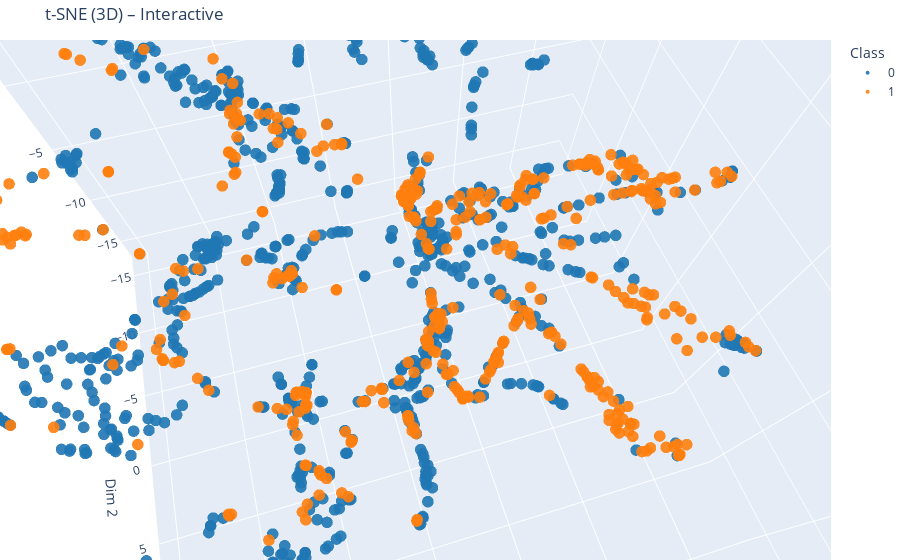

Notebook code cell kept with this figure:
### Markdown cell above
# TSNE 3D

### Code cell
#  dataframe for Plotly 
df_plot = pd.DataFrame({
    "x": Z3[:, 0],
    "y": Z3[:, 1],
    "z": Z3[:, 2],
    "label": [str(v) for v in y]  
})

mpl_base = cm.get_cmap("tab20" if len(classes) > 10 else "tab10").colors
mpl_colors = [mcolors.to_hex(mpl_base[i % len(mpl_base)]) for i in range(len(classes))]
color_map = {str(cls): mpl_colors[i] for i, cls in enumerate(classes)}

fig = px.scatter_3d(
    df_plot, x="x", y="y", z="z",
    color="label",
    color_discrete_map=color_map,
    opacity=0.9,
    title="t-SNE (3D) – Interactive"
)

fig.update_traces(marker=dict(size=4))
fig.update_layout(
    legend_title_text="Class",
    scene=dict(xaxis_title="Dim 1",yaxis_title="Dim 2",zaxis_title="Dim 3", aspectmode="data"),
    margin=dict(l=0, r=0, t=40, b=0))

fig.show()

### Figure 1 — Plotly figure (JSON) as saved in the notebook; plotly's stock layout.template omitted (floating-point values rounded to 4 significant figures; data arrays with more than 128 entries replaced by an {"elided": "..."} marker saying what was removed)
{"data": [{"hovertemplate": "label=0<br>x=%{x}<br>y=%{y}<br>z=%{z}<extra></extra>", "legendgroup": "0", "marker": {"color": "#1f77b4", "opacity": 0.9, "size": 4, "symbol": "circle"}, "mode": "markers", "name": "0", "scene": "scene", "showlegend": true, "type": "scatter3d", "x": {"elided": "969 float values"}, "y": {"elided": "969 float values"}, "z": {"elided": "969 float values"}}, {"hovertemplate": "label=1<br>x=%{x}<br>y=%{y}<br>z=%{z}<extra></extra>", "legendgroup": "1", "marker": {"color": "#ff7f0e", "opacity": 0.9, "size": 4, "symbol": "circle"}, "mode": "markers", "name": "1", "scene": "scene", "showlegend": true, "type": "scatter3d", "x": {"elided": "483 float values"}, "y": {"elided": "483 float values"}, "z": {"elided": "483 float values"}}], "layout": {"autosize": true, "legend": {"title": {"text": "Class"}, "tracegroupgap": 0}, "margin": {"b": 0, "l": 0, "r": 0, "t": 40}, "scene": {"aspectmode": "data", "aspectratio": {"x": 1.017, "y": 1.049, "z": 0.9375}, "camera": {"center": {"x": 0, "y": 0, "z": 0}, "eye": {"x": 0.1087, "y": 0.3722, "z": 0.7255}, "projection": {"type": "perspective"}, "up": {"x": 0, "y": 0, "z": 1}}, "domain": {"x": [0, 1], "y": [0, 1]}, "xaxis": {"title": {"text": "Dim 1"}, "type": "linear"}, "yaxis": {"title": {"text": "Dim 2"}, "type": "linear"}, "zaxis": {"title": {"text": "Dim 3"}, "type": "linear"}}, "title": {"text": "t-SNE (3D) – Interactive"}}}
